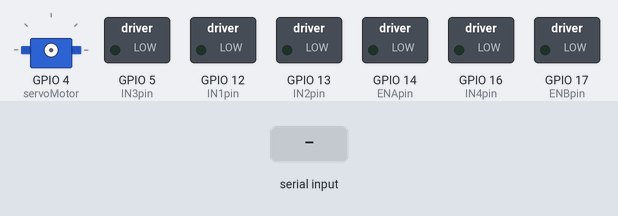
A sketch run on a simulated ESP32. Shown: servo, switched loads named in the sketch (green lamp = pin HIGH). The test bench sets the inputs (shaded band).

Above: at 1.2 s.
1.3 s: "90:45:200\n" received over Serial
At 1.6 s:
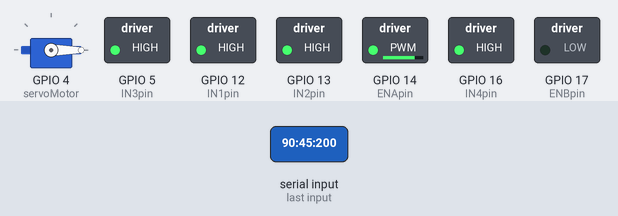
2.8 s: "30:150:10\n" received over Serial
At 3.8 s:
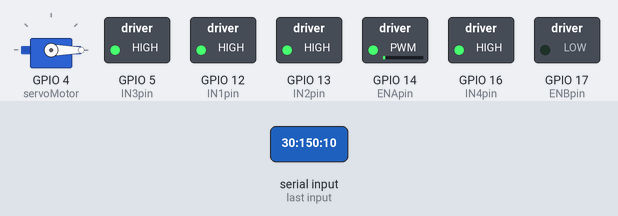
4.3 s: "90:45:200:10\n" received over Serial
At 4.9 s:
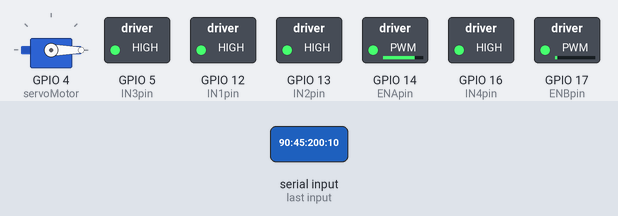
5.8 s: "30:150:10:200\n" received over Serial
At 7.0 s:
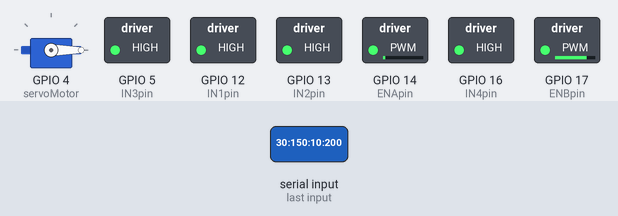
7.3 s: "90:45:200\n" received over Serial
At 8.3 s:
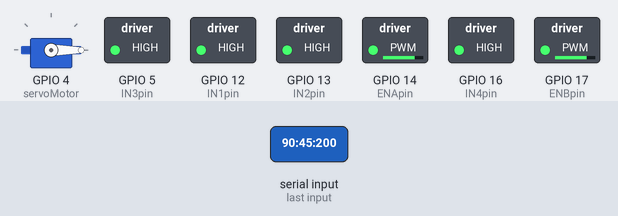
Timing chart, 0 to 9.8 s (numbered marks = the images above; inputs shaded):
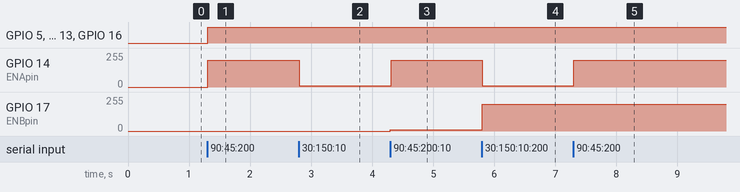

Measured:
- after the input at 1.3 s, GPIO 5 (IN3pin), GPIO 12 (IN1pin), GPIO 13 (IN2pin), GPIO 16 (IN4pin): LOW → HIGH at once; GPIO 14 (ENApin): 0/255 → 200/255 at once
- after the input at 2.8 s, GPIO 14 (ENApin): 200/255 → 10/255 at once
- after the input at 4.3 s, GPIO 14 (ENApin): 10/255 → 200/255 at once; GPIO 17 (ENBpin): 0/255 → 10/255 at once
- after the input at 5.8 s, GPIO 14 (ENApin): 200/255 → 10/255 at once; GPIO 17 (ENBpin): 10/255 → 200/255 at once
- after the input at 7.3 s, GPIO 14 (ENApin): 10/255 → 200/255 at once

The sketch:

Multitarea_McQueen.ino
```cpp
#include <ESP32Servo.h>
const int IN1pin = 12;
const int IN2pin = 13;
const int IN3pin = 5;
const int IN4pin = 16;
const int ENApin = 14;
const int ENBpin = 17;

int IN1, IN2, ENA, ENB, ServoValue;
TaskHandle_t Tarea1;  // Tarea1 Control Motor DC1
TaskHandle_t Tarea2;  // Tarea2 Control Motor DC2
TaskHandle_t Tarea3;  // Tarea3 Control Servo
Servo servoMotor;

void setup() {
  Serial.begin(115200);
  xTaskCreatePinnedToCore(loop1, "Tarea_1", 1000, NULL, 1, &Tarea1, 0);
  xTaskCreatePinnedToCore(loop2, "Tarea_2", 1000, NULL, 1, &Tarea2, 0);
  xTaskCreatePinnedToCore(loop3, "Tarea_3", 1000, NULL, 1, &Tarea3, 1);
}

void loop() {
  if (Serial.available() > 0) {
    String input = Serial.readStringUntil('\n');
    parseInput(input);
  }
}

void parseInput(String input) {
  char* token = strtok(const_cast<char*>(input.c_str()), ":");

  if (token != NULL) {
    IN1 = atoi(token);
    token = strtok(NULL, ":");

    if (token != NULL) {
      IN2 = atoi(token);
      token = strtok(NULL, ":");

      if (token != NULL) {
        ENA = atoi(token);
        token = strtok(NULL, ":");

        if (token != NULL) {
          ENB = atoi(token);
          token = strtok(NULL, ":");

          if (token != NULL) {
            ServoValue = atoi(token);
            token = strtok(NULL, ":");
          }
        }
      }
    }
  }
  updatePins();
}

void updatePins() {
  pinMode(IN1pin, OUTPUT);
  pinMode(IN2pin, OUTPUT);
  pinMode(IN3pin, OUTPUT);
  pinMode(IN4pin, OUTPUT);
  pinMode(ENApin, OUTPUT);
  pinMode(ENBpin, OUTPUT);
  servoMotor.attach(4);
}

void loop1(void *parameter) {
  while (true) {
    digitalWrite(IN1pin, IN1);
    digitalWrite(IN2pin, IN2);
    analogWrite(ENApin, ENA);
    delay(10);
  }
}

void loop2(void *parameter) {
  while (true) {
    digitalWrite(IN3pin, IN1);
    digitalWrite(IN4pin, IN2);
    analogWrite(ENBpin, ENB);
    delay(10);
  }
}

void loop3(void *parameter) {
  while (true) {
    servoMotor.write(ServoValue);
    delay(10);
  }
}
```
